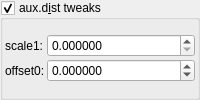
    <widget class="MyGroupBox" name="groupCheck_analyticDE_enabled_false">
     <property name="title">
      <string>aux.d&amp;ist tweaks</string>
     </property>
     <property name="checkable">
      <bool>true</bool>
     </property>
     <layout class="QVBoxLayout" name="verticalLayout_12" stretch="0">
      <property name="spacing">
       <number>2</number>
      </property>
      <property name="leftMargin">
       <number>2</number>
      </property>
      <property name="topMargin">
       <number>2</number>
      </property>
      <property name="rightMargin">
       <number>2</number>
      </property>
      <property name="bottomMargin">
       <number>2</number>
      </property>
      <item>
       <layout class="QGridLayout" name="gridLayout_28" columnstretch="0,0,1">
        <property name="spacing">
         <number>2</number>
        </property>
        <item row="0" column="1">
         <widget class="QLabel" name="label_179">
          <property name="text">
           <string>scale1:</string>
          </property>
         </widget>
        </item>
        <item row="0" column="2">
         <widget class="MyDoubleSpinBox" name="spinbox_analyticDE_scale_1">
          <property name="sizePolicy">
           <sizepolicy hsizetype="Minimum" vsizetype="Maximum">
            <horstretch>0</horstretch>
            <verstretch>0</verstretch>
           </sizepolicy>
          </property>
          <property name="prefix">
           <string/>
          </property>
          <property name="suffix">
           <string/>
          </property>
          <property name="decimals">
           <number>6</number>
          </property>
          <property name="minimum">
           <double>0.000000000000000</double>
          </property>
          <property name="maximum">
           <double>99.989999999999995</double>
          </property>
          <property name="singleStep">
           <double>0.100000000000000</double>
          </property>
         </widget>
        </item>
        <item row="1" column="2">
         <widget class="MyDoubleSpinBox" name="spinbox_analyticDE_offset_0">
          <property name="sizePolicy">
           <sizepolicy hsizetype="Minimum" vsizetype="Maximum">
            <horstretch>0</horstretch>
            <verstretch>0</verstretch>
           </sizepolicy>
          </property>
          <property name="prefix">
           <string/>
          </property>
          <property name="suffix">
           <string/>
          </property>
          <property name="decimals">
           <number>6</number>
          </property>
          <property name="minimum">
           <double>-99.989999999999995</double>
          </property>
          <property name="maximum">
           <double>99.989999999999995</double>
          </property>
          <property name="singleStep">
           <double>0.100000000000000</double>
          </property>
         </widget>
        </item>
        <item row="1" column="1">
         <widget class="QLabel" name="label_181">
          <property name="text">
           <string>offset0:</string>
          </property>
         </widget>
        </item>
       </layout>
      </item>
     </layout>
    </widget>
